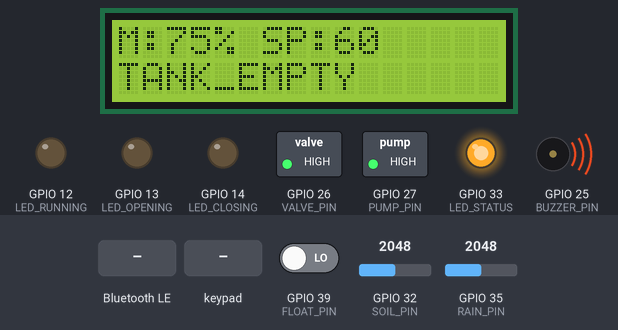
The sketch below on a simulated ESP32. Parts: 16×2 character LCD, switched loads named in the sketch (green lamp = pin HIGH), output pins drawn as LEDs (lit = HIGH), buzzer (waves = sounding, pin HIGH). Inputs (shaded band) come from the test bench; at power-on: GPIO 39 (FLOAT_PIN) LOW, GPIO 32 (SOIL_PIN) = 2048, GPIO 35 (RAIN_PIN) = 2048. EEPROM starts erased; nothing arrives over Bluetooth unless stated; a phone connects over Bluetooth LE 3 s after start; what the sketch prints to the serial monitor is not drawn.

Above: at 3.3 s.
3.4 s: GPIO 39 (FLOAT_PIN) driven HIGH
At 4.8 s:
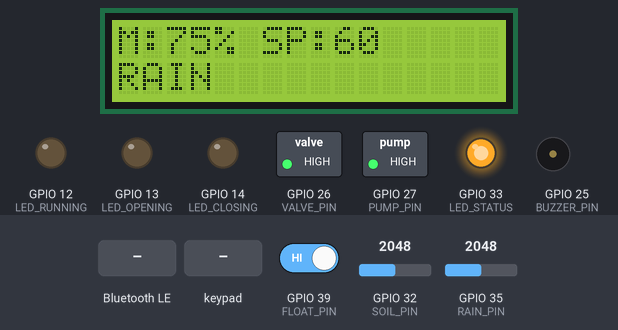
5.6 s: Bluetooth LE write "START" received
At 7.0 s:
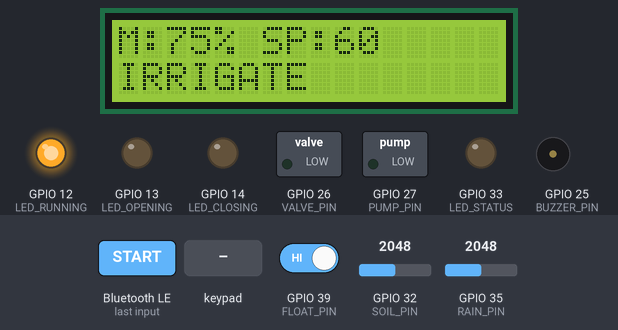
7.6 s: key 'A' pressed
At 8.0 s:
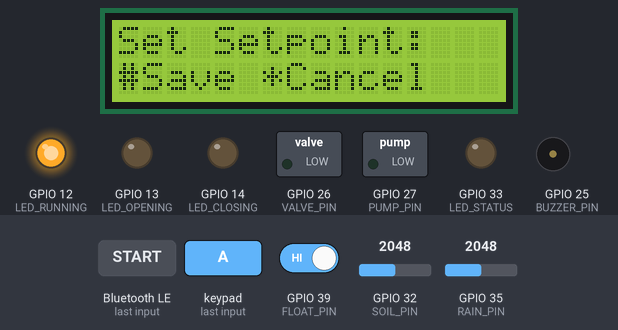
9.7 s: keypad keys 1 9 1 8 5 1 7 pressed 0.4 s apart
At 11.0 s:
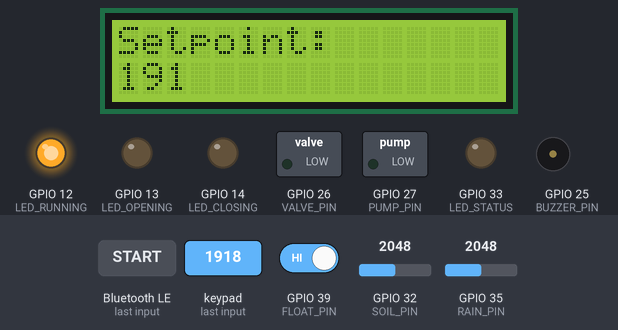
14.0 s: Bluetooth LE write "STOP" received
At 14.5 s:
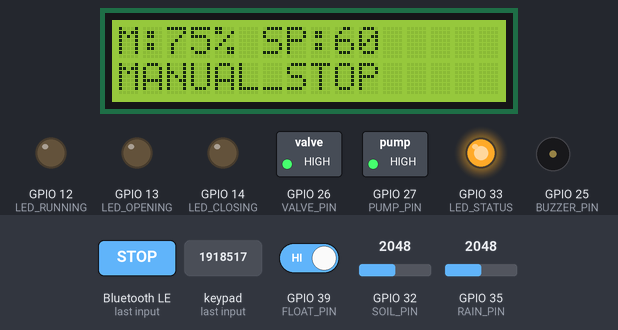
15.5 s: Bluetooth LE write "AUTO" received
At 16.1 s:
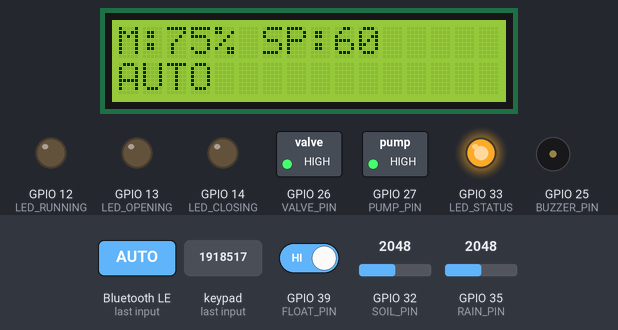
Timing chart, 0 to 18.5 s (numbered marks = the images above; inputs shaded):
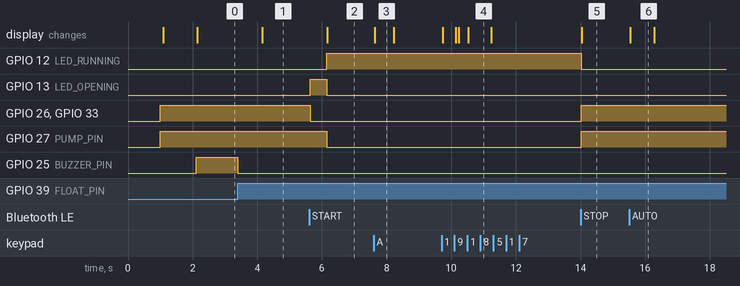

The sketch:

IoT_Grp12_Lab_6.ino
```cpp
#include <Wire.h>
#include <Keypad.h>
#include <LiquidCrystal_I2C.h>
#include <Preferences.h>

#include <BLEDevice.h>
#include <BLEServer.h>
#include <BLEUtils.h>
#include <BLE2902.h>

const int SOIL_PIN  = 32;
const int RAIN_PIN  = 35;
const int FLOAT_PIN = 39;

const int PUMP_PIN  = 27;
const int VALVE_PIN = 26;

const int LED_STATUS  = 33;
const int LED_OPENING = 13;
const int LED_RUNNING = 12;
const int LED_CLOSING = 14;

const int BUZZER_PIN = 25;

const int RELAY_ON  = LOW;
const int RELAY_OFF = HIGH;

const int RAW_DRY = 4095;
const int RAW_WET = 1400;

const int RAIN_THRESHOLD = 2500;

const bool FLOAT_ACTIVE_HIGH = true;

LiquidCrystal_I2C lcd(0x27, 16, 2);

const byte ROWS = 4;
const byte COLS = 4;

char keys[ROWS][COLS] = {
  {'1', '2', '3', 'A'},
  {'4', '5', '6', 'B'},
  {'7', '8', '9', 'C'},
  {'*', '0', '#', 'D'}
};

byte rowPins[ROWS] = {
  19, 18, 5, 17
};

byte colPins[COLS] = {
  16, 4, 0, 2
};

Keypad keypad = Keypad(
  makeKeymap(keys),
  rowPins,
  colPins,
  ROWS,
  COLS
);

struct SystemConfig {
  int runMinutes;
  int setpointPct;
};

SystemConfig cfg = {
  3,
  60
};

Preferences preferences;

enum EditMode {
  EDIT_NONE,
  EDIT_SETPOINT,
  EDIT_RUNTIME
};

EditMode editMode = EDIT_NONE;

String inputBuffer = "";

#define SERVICE_UUID \
"a1b2c3d4-0001-4000-8000-00805f9b34fb"

#define CH_STATE_UUID \
"a1b2c3d4-0002-4000-8000-00805f9b34fb"

#define CH_VALUES_UUID \
"a1b2c3d4-0003-4000-8000-00805f9b34fb"

#define CH_SETPT_UUID \
"a1b2c3d4-0004-4000-8000-00805f9b34fb"

#define CH_CMD_UUID \
"a1b2c3d4-0005-4000-8000-00805f9b34fb"

BLEServer *bleServer = nullptr;

BLECharacteristic *chState  = nullptr;
BLECharacteristic *chValues = nullptr;
BLECharacteristic *chSetpt  = nullptr;
BLECharacteristic *chCmd    = nullptr;

bool deviceConnected = false;

String systemState = "HOLD";

bool manualMode = false;
bool manualRun  = false;

bool alarmAcknowledged = false;

unsigned long manualStartTime = 0;
unsigned long lastBleUpdate   = 0;
unsigned long lastDisplay     = 0;

int forecastValue = -1;

void saveSettings();
void loadSettings();
void onSettingChanged();

void refreshDisplay();
void processKeypad();

int getMoisturePercent();
int readRainRaw();

bool rainDetected();
bool tankHasWater();

void pumpOn();
void pumpOff();

void valveOn();
void valveOff();

void stopIrrigation();
void startIrrigation();

void updateBLE();
void automaticControl();
void checkManualRuntime();

void saveSettings() {
  preferences.begin("irrig", false);

  preferences.putInt(
    "runtime",
    cfg.runMinutes
  );

  preferences.putInt(
    "setpoint",
    cfg.setpointPct
  );

  preferences.end();

  Serial.println(
    "[NVM] Settings saved"
  );
}

void loadSettings() {
  preferences.begin("irrig", true);

  cfg.runMinutes =
    preferences.getInt(
      "runtime",
      3
    );

  cfg.setpointPct =
    preferences.getInt(
      "setpoint",
      60
    );

  preferences.end();

  Serial.printf(
    "[NVM] Loaded: Run=%d min, Setpoint=%d%%\n",
    cfg.runMinutes,
    cfg.setpointPct
  );
}

int readRainRaw() {
  return analogRead(RAIN_PIN);
}

int getMoisturePercent() {
  int raw =
    analogRead(SOIL_PIN);

  int pct =
    map(
      raw,
      RAW_DRY,
      RAW_WET,
      0,
      100
    );

  pct =
    constrain(
      pct,
      0,
      100
    );

  return pct;
}

bool rainDetected() {
  int raw =
    readRainRaw();

  return
    raw < RAIN_THRESHOLD;
}

bool tankHasWater() {
  int value =
    digitalRead(FLOAT_PIN);

  if (FLOAT_ACTIVE_HIGH) {
    return value == HIGH;
  }

  return value == LOW;
}

void pumpOn() {
  digitalWrite(
    PUMP_PIN,
    RELAY_ON
  );

  Serial.println(
    "[PUMP] ON"
  );
}

void pumpOff() {
  digitalWrite(
    PUMP_PIN,
    RELAY_OFF
  );
}

void valveOn() {
  digitalWrite(
    VALVE_PIN,
    RELAY_ON
  );

  Serial.println(
    "[VALVE] OPEN"
  );
}

void valveOff() {
  digitalWrite(
    VALVE_PIN,
    RELAY_OFF
  );
}

void stopIrrigation() {
  pumpOff();
  valveOff();

  digitalWrite(
    LED_OPENING,
    LOW
  );

  digitalWrite(
    LED_RUNNING,
    LOW
  );

  digitalWrite(
    LED_CLOSING,
    LOW
  );

  digitalWrite(
    LED_STATUS,
    HIGH
  );
}

void startIrrigation() {
  if (!tankHasWater()) {
    systemState =
      "TANK_EMPTY";

    stopIrrigation();

    digitalWrite(
      BUZZER_PIN,
      HIGH
    );

    Serial.println(
      "[SYSTEM] Irrigation rejected: tank empty"
    );

    return;
  }

  digitalWrite(
    LED_STATUS,
    LOW
  );

  digitalWrite(
    LED_OPENING,
    HIGH
  );

  valveOn();

  delay(500);

  digitalWrite(
    LED_OPENING,
    LOW
  );

  digitalWrite(
    LED_RUNNING,
    HIGH
  );

  pumpOn();

  systemState =
    "IRRIGATE";

  Serial.println(
    "[SYSTEM] Irrigation started"
  );
}

void refreshDisplay() {
  int moisture =
    getMoisturePercent();

  lcd.clear();

  lcd.setCursor(
    0,
    0
  );

  lcd.print("M:");
  lcd.print(moisture);
  lcd.print("% ");

  lcd.print("SP:");
  lcd.print(
    cfg.setpointPct
  );

  lcd.setCursor(
    0,
    1
  );

  lcd.print(
    systemState
  );
}

void onSettingChanged() {
  saveSettings();

  refreshDisplay();

  if (chSetpt != nullptr) {
    String value =
      String(
        cfg.setpointPct
      );

    chSetpt->setValue(
      value.c_str()
    );

    if (deviceConnected) {
      chSetpt->notify();
    }
  }

  Serial.printf(
    "[SYNC] Run=%d min, Setpoint=%d%%\n",
    cfg.runMinutes,
    cfg.setpointPct
  );
}

void processKeypad() {
  char key =
    keypad.getKey();

  if (!key) {
    return;
  }

  Serial.print(
    "[KEYPAD] "
  );

  Serial.println(key);

  if (
    key == 'A' &&
    editMode == EDIT_NONE
  ) {
    editMode =
      EDIT_SETPOINT;

    inputBuffer = "";

    lcd.clear();

    lcd.setCursor(
      0,
      0
    );

    lcd.print(
      "Set Setpoint:"
    );

    lcd.setCursor(
      0,
      1
    );

    lcd.print(
      "#Save *Cancel"
    );

    return;
  }

  if (
    key == 'B' &&
    editMode == EDIT_NONE
  ) {
    editMode =
      EDIT_RUNTIME;

    inputBuffer = "";

    lcd.clear();

    lcd.setCursor(
      0,
      0
    );

    lcd.print(
      "Set Run Time:"
    );

    lcd.setCursor(
      0,
      1
    );

    lcd.print(
      "#Save *Cancel"
    );

    return;
  }

  if (
    editMode ==
    EDIT_NONE
  ) {
    return;
  }

  if (key == '*') {
    editMode =
      EDIT_NONE;

    inputBuffer = "";

    refreshDisplay();

    Serial.println(
      "[KEYPAD] Edit cancelled"
    );

    return;
  }

  if (key == '#') {
    if (
      inputBuffer.length() ==
      0
    ) {
      editMode =
        EDIT_NONE;

      refreshDisplay();

      return;
    }

    int newValue =
      inputBuffer.toInt();

    if (
      editMode ==
      EDIT_SETPOINT
    ) {
      if (
        newValue >= 10 &&
        newValue <= 90
      ) {
        cfg.setpointPct =
          newValue;

        Serial.printf(
          "[KEYPAD] Setpoint changed to %d%%\n",
          cfg.setpointPct
        );

        onSettingChanged();
      }

      else {
        Serial.println(
          "[KEYPAD] Invalid setpoint"
        );
      }
    }

    else if (
      editMode ==
      EDIT_RUNTIME
    ) {
      if (
        newValue >= 1 &&
        newValue <= 30
      ) {
        cfg.runMinutes =
          newValue;

        Serial.printf(
          "[KEYPAD] Runtime changed to %d min\n",
          cfg.runMinutes
        );

        onSettingChanged();
      }

      else {
        Serial.println(
          "[KEYPAD] Invalid runtime"
        );
      }
    }

    editMode =
      EDIT_NONE;

    inputBuffer = "";

    refreshDisplay();

    return;
  }

  if (
    key >= '0' &&
    key <= '9'
  ) {
    if (
      inputBuffer.length() <
      3
    ) {
      inputBuffer += key;

      lcd.clear();

      if (
        editMode ==
        EDIT_SETPOINT
      ) {
        lcd.print(
          "Setpoint:"
        );
      }

      else {
        lcd.print(
          "Run Time:"
        );
      }

      lcd.setCursor(
        0,
        1
      );

      lcd.print(
        inputBuffer
      );
    }
  }
}

class ServerCallbacks :
  public BLEServerCallbacks {

  void onConnect(
    BLEServer *pServer
  ) override {
    deviceConnected =
      true;

    Serial.println(
      "[BLE] Device connected"
    );
  }

  void onDisconnect(
    BLEServer *pServer
  ) override {
    deviceConnected =
      false;

    Serial.println(
      "[BLE] Device disconnected"
    );

    BLEDevice::
      startAdvertising();

    Serial.println(
      "[BLE] Advertising restarted"
    );
  }
};

class SetpointCallbacks :
  public BLECharacteristicCallbacks {

  void onWrite(
    BLECharacteristic *pCharacteristic
  ) override {
    String value =
      pCharacteristic
        ->getValue()
        .c_str();

    value.trim();

    if (
      value.length() ==
      0
    ) {
      return;
    }

    int newSetpoint =
      value.toInt();

    Serial.print(
      "[BLE] Setpoint request: "
    );

    Serial.println(
      newSetpoint
    );

    if (
      newSetpoint >= 10 &&
      newSetpoint <= 90
    ) {
      cfg.setpointPct =
        newSetpoint;

      onSettingChanged();

      Serial.printf(
        "[BLE] Setpoint changed to %d%%\n",
        cfg.setpointPct
      );
    }

    else {
      Serial.println(
        "[BLE] Invalid setpoint rejected"
      );

      String currentValue =
        String(
          cfg.setpointPct
        );

      pCharacteristic
        ->setValue(
          currentValue.c_str()
        );

      if (deviceConnected) {
        pCharacteristic
          ->notify();
      }
    }
  }
};

class CommandCallbacks :
  public BLECharacteristicCallbacks {

  void onWrite(
    BLECharacteristic *pCharacteristic
  ) override {
    String command =
      pCharacteristic
        ->getValue()
        .c_str();

    command.trim();
    command.toUpperCase();

    Serial.print(
      "[BLE CMD] "
    );

    Serial.println(
      command
    );

    if (
      command ==
      "START"
    ) {
      if (!tankHasWater()) {
        systemState =
          "TANK_EMPTY";

        stopIrrigation();

        Serial.println(
          "[BLE] START rejected: tank empty"
        );

        updateBLE();

        return;
      }

      manualMode =
        true;

      manualRun =
        true;

      manualStartTime =
        millis();

      startIrrigation();

      Serial.println(
        "[BLE] Manual irrigation START"
      );
    }

    else if (
      command ==
      "STOP"
    ) {
      manualMode =
        true;

      manualRun =
        false;

      stopIrrigation();

      systemState =
        "MANUAL_STOP";

      Serial.println(
        "[BLE] Manual irrigation STOP"
      );
    }

    else if (
      command ==
      "AUTO"
    ) {
      manualMode =
        false;

      manualRun =
        false;

      stopIrrigation();

      systemState =
        "AUTO";

      Serial.println(
        "[BLE] Automatic mode restored"
      );
    }

    else if (
      command ==
      "ACK"
    ) {
      alarmAcknowledged =
        true;

      digitalWrite(
        BUZZER_PIN,
        LOW
      );

      Serial.println(
        "[BLE] Alarm acknowledged"
      );
    }

    else if (
      command.startsWith(
        "RUN:"
      )
    ) {
      String number =
        command.substring(4);

      int newRunTime =
        number.toInt();

      if (
        newRunTime >= 1 &&
        newRunTime <= 30
      ) {
        cfg.runMinutes =
          newRunTime;

        onSettingChanged();

        Serial.printf(
          "[BLE] Runtime changed to %d minute(s)\n",
          cfg.runMinutes
        );
      }

      else {
        Serial.println(
          "[BLE] Invalid runtime rejected"
        );
      }
    }

    else {
      Serial.println(
        "[BLE] Unknown command rejected"
      );
    }

    refreshDisplay();
    updateBLE();
  }
};

void startBLE() {
  BLEDevice::init(
    "CpE-Node-G12"
  );

  bleServer =
    BLEDevice::
      createServer();

  bleServer
    ->setCallbacks(
      new ServerCallbacks()
    );

  BLEService *service =
    bleServer
      ->createService(
        SERVICE_UUID
      );

  chState =
    service
      ->createCharacteristic(
        CH_STATE_UUID,

        BLECharacteristic::
          PROPERTY_READ |

        BLECharacteristic::
          PROPERTY_NOTIFY
      );

  chState
    ->addDescriptor(
      new BLE2902()
    );

  chValues =
    service
      ->createCharacteristic(
        CH_VALUES_UUID,

        BLECharacteristic::
          PROPERTY_READ |

        BLECharacteristic::
          PROPERTY_NOTIFY
      );

  chValues
    ->addDescriptor(
      new BLE2902()
    );

  chSetpt =
    service
      ->createCharacteristic(
        CH_SETPT_UUID,

        BLECharacteristic::
          PROPERTY_READ |

        BLECharacteristic::
          PROPERTY_WRITE |

        BLECharacteristic::
          PROPERTY_NOTIFY
      );

  chSetpt
    ->addDescriptor(
      new BLE2902()
    );

  chSetpt
    ->setCallbacks(
      new SetpointCallbacks()
    );

  chCmd =
    service
      ->createCharacteristic(
        CH_CMD_UUID,

        BLECharacteristic::
          PROPERTY_WRITE
      );

  chCmd
    ->setCallbacks(
      new CommandCallbacks()
    );

  chState
    ->setValue(
      "HOLD"
    );

  chValues
    ->setValue(
      "M:0,R:0,T:0,F:-1"
    );

  chSetpt
    ->setValue(
      String(
        cfg.setpointPct
      ).c_str()
    );

  service->start();

  BLEAdvertising *advertising =
    BLEDevice::
      getAdvertising();

  advertising
    ->addServiceUUID(
      SERVICE_UUID
    );

  advertising
    ->setScanResponse(
      true
    );

  BLEDevice::
    startAdvertising();

  Serial.println(
    "[BLE] Advertising started"
  );

  Serial.println(
    "[BLE] Device name: CpE-Node-G12"
  );
}

void updateBLE() {
  if (!deviceConnected) {
    return;
  }

  int moisture =
    getMoisturePercent();

  int rain =
    rainDetected()
      ? 1
      : 0;

  int tank =
    tankHasWater()
      ? 1
      : 0;

  String stateValue =
    systemState;

  String sensorValue =
    "M:" +
    String(moisture) +

    ",R:" +
    String(rain) +

    ",T:" +
    String(tank) +

    ",F:" +
    String(forecastValue);

  chState->setValue(
    stateValue.c_str()
  );

  chState->notify();

  chValues->setValue(
    sensorValue.c_str()
  );

  chValues->notify();

  chSetpt->setValue(
    String(
      cfg.setpointPct
    ).c_str()
  );

  chSetpt->notify();

  Serial.print(
    "[BLE STATE] "
  );

  Serial.println(
    stateValue
  );

  Serial.print(
    "[BLE VALUES] "
  );

  Serial.println(
    sensorValue
  );
}

void automaticControl() {
  if (manualMode) {
    return;
  }

  int moisture =
    getMoisturePercent();

  if (!tankHasWater()) {
    systemState =
      "TANK_EMPTY";

    stopIrrigation();

    if (!alarmAcknowledged) {
      digitalWrite(
        BUZZER_PIN,
        HIGH
      );
    }

    return;
  }

  digitalWrite(
    BUZZER_PIN,
    LOW
  );

  alarmAcknowledged =
    false;

  if (rainDetected()) {
    systemState =
      "RAIN";

    stopIrrigation();

    return;
  }

  if (
    moisture <
    cfg.setpointPct
  ) {
    if (
      systemState !=
      "IRRIGATE"
    ) {
      startIrrigation();
    }
  }

  else {
    systemState =
      "HOLD";

    stopIrrigation();
  }
}

void checkManualRuntime() {
  if (
    !manualMode ||
    !manualRun
  ) {
    return;
  }

  unsigned long duration =
    (unsigned long)
    cfg.runMinutes *
    60UL *
    1000UL;

  if (
    millis() -
    manualStartTime >=
    duration
  ) {
    manualRun =
      false;

    stopIrrigation();

    systemState =
      "MANUAL_STOP";

    Serial.println(
      "[SYSTEM] Manual runtime completed"
    );
  }
}

void setup() {
  Serial.begin(
    115200
  );

  delay(1000);

  Serial.println();

  Serial.println(
    "SMART FARMING SYSTEM - LAB 6"
  );

  pinMode(
    SOIL_PIN,
    INPUT
  );

  pinMode(
    RAIN_PIN,
    INPUT
  );

  pinMode(
    FLOAT_PIN,
    INPUT
  );

  pinMode(
    PUMP_PIN,
    OUTPUT
  );

  pinMode(
    VALVE_PIN,
    OUTPUT
  );

  pinMode(
    LED_STATUS,
    OUTPUT
  );

  pinMode(
    LED_OPENING,
    OUTPUT
  );

  pinMode(
    LED_RUNNING,
    OUTPUT
  );

  pinMode(
    LED_CLOSING,
    OUTPUT
  );

  pinMode(
    BUZZER_PIN,
    OUTPUT
  );

  digitalWrite(
    PUMP_PIN,
    RELAY_OFF
  );

  digitalWrite(
    VALVE_PIN,
    RELAY_OFF
  );

  digitalWrite(
    LED_STATUS,
    HIGH
  );

  digitalWrite(
    LED_OPENING,
    LOW
  );

  digitalWrite(
    LED_RUNNING,
    LOW
  );

  digitalWrite(
    LED_CLOSING,
    LOW
  );

  digitalWrite(
    BUZZER_PIN,
    LOW
  );

  Wire.begin(
    21,
    22
  );

  lcd.init();
  lcd.backlight();

  lcd.clear();

  lcd.setCursor(
    0,
    0
  );

  lcd.print(
    "Smart Farming"
  );

  lcd.setCursor(
    0,
    1
  );

  lcd.print(
    "Starting..."
  );

  loadSettings();

  startBLE();

  delay(1000);

  refreshDisplay();

  Serial.println(
    "[SYSTEM] Ready"
  );
}

void loop() {
  processKeypad();

  automaticControl();

  checkManualRuntime();

  if (
    millis() -
    lastDisplay >=
    1000
  ) {
    lastDisplay =
      millis();

    refreshDisplay();
  }

  if (
    millis() -
    lastBleUpdate >=
    2000
  ) {
    lastBleUpdate =
      millis();

    updateBLE();
  }

  delay(20);
}
```

Measured:
- after the input at 3.4 s, GPIO 25 (BUZZER_PIN): HIGH → LOW at once; the display: changes after 0.75 s (image 1)
- after the input at 5.6 s, GPIO 12 (LED_RUNNING): LOW → HIGH after 0.54 s; GPIO 13 (LED_OPENING): LOW → HIGH at once, → LOW 0.50 s later; GPIO 26 (VALVE_PIN), GPIO 33 (LED_STATUS): HIGH → LOW at once; GPIO 27 (PUMP_PIN): HIGH → LOW after 0.54 s; the display: changes after 0.56 s (image 2)
- after the input at 7.6 s, the display: changes at once (image 3)
- after the input at 9.7 s, the display: first changes at once (image 4 shows a later state)
- after the input at 14.0 s, GPIO 12 (LED_RUNNING): HIGH → LOW at once; GPIO 26 (VALVE_PIN), GPIO 27 (PUMP_PIN), GPIO 33 (LED_STATUS): LOW → HIGH at once; the display: changes at once (image 5)
- after the input at 15.5 s, the display: changes at once (image 6)
- what the display in image 3 shows lasts 0.6 s, from 7.6 s to 8.2 s
